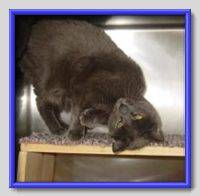
#> input picture CAT/cat.578.jpg, 200 x 196 px, found by its file name; its folder holds only this picture in this run
$ jupyter execute --allow-errors 'TASK 3.ipynb'
#> lines starting #> are read from the running program, lines starting #| are printed output that depends on the picture
[cell 1]
import os
import cv2
import numpy as np
from sklearn.model_selection import train_test_split
from sklearn.svm import SVC
from sklearn.metrics import accuracy_score, confusion_matrix, classification_report
import matplotlib.pyplot as plt
import seaborn as sns

[cell 2]
# Function to load and preprocess images
def load_images(folder_path, label):
#> called with folder_path = 'C:\\Users\\Lenovo\\Downloads\\TEST\\CAT', label = 0
    images = []
    labels = []
    for filename in os.listdir(folder_path):
        img_path = os.path.join(folder_path, filename)
        img = cv2.imread(img_path, cv2.IMREAD_GRAYSCALE)
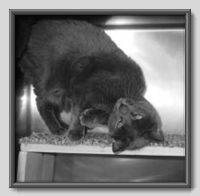
#> img: shape (196, 200); min 0, max 255, mean 117.6
        img = cv2.resize(img, (100, 100))  # Resize images to a fixed size
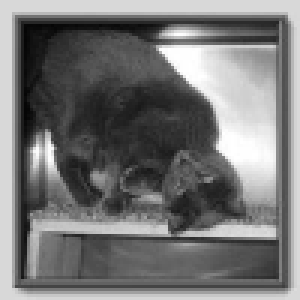
#> img: shape (100, 100) (shown 3 times larger); min 5, max 255, mean 117.7
        images.append(img.flatten())  # Convert images to 1D arrays
        labels.append(label)
    return images, labels

[cell 3]
# Load and preprocess images
cats_images, cats_labels = load_images(r"C:\Users\Lenovo\Downloads\TEST\CAT", 0)
#> cats_images = 1 item; cats_labels = [0]
#> (the rest of this cell did not finish here and is left out)

X = np.array(cats_images + dogs_images)
y = np.array(cats_labels + dogs_labels)

$ run again, on CAT/cat.612.jpg
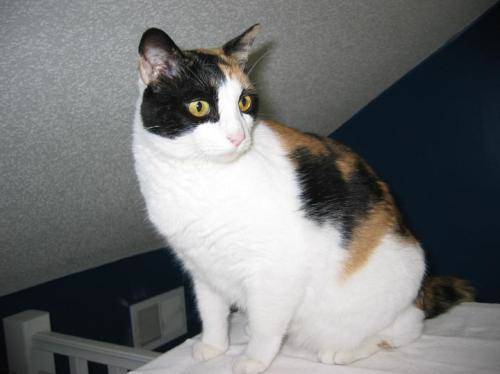
#> input picture CAT/cat.612.jpg, 500 x 374 px, found by its file name
#> in load_images, `img = cv2.imread(img_path, cv2.IMREAD_GRAYSCALE)`:
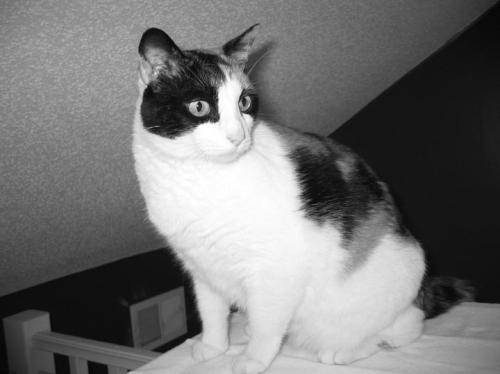
#> img: shape (374, 500); min 0, max 255, mean 116.4
#> in load_images, `img = cv2.resize(img, (100, 100))`:
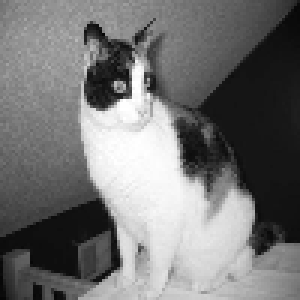
#> img: shape (100, 100) (shown 3 times larger); min 6, max 255, mean 116.3
#> cats_images = 1 item; cats_labels = [0]

$ run again, on CAT/cat.613.jpg
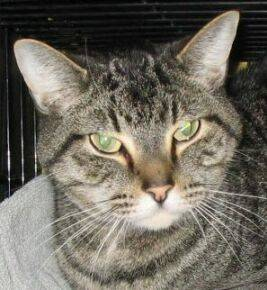
#> input picture CAT/cat.613.jpg, 267 x 290 px, found by its file name
#> in load_images, `img = cv2.imread(img_path, cv2.IMREAD_GRAYSCALE)`:
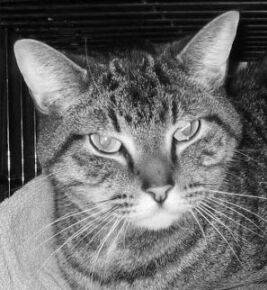
#> img: shape (290, 267); min 0, max 255, mean 106.2
#> in load_images, `img = cv2.resize(img, (100, 100))`:
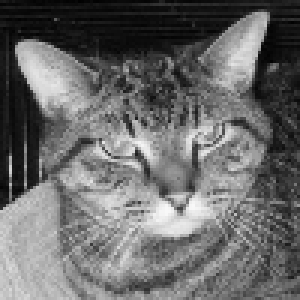
#> img: shape (100, 100) (shown 3 times larger); min 1, max 248, mean 105.9
#> cats_images = 1 item; cats_labels = [0]

$ run again, on CAT/cat.614.jpg
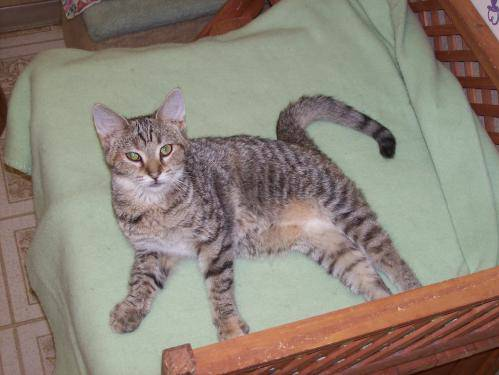
#> input picture CAT/cat.614.jpg, 499 x 375 px, found by its file name
#> in load_images, `img = cv2.imread(img_path, cv2.IMREAD_GRAYSCALE)`:
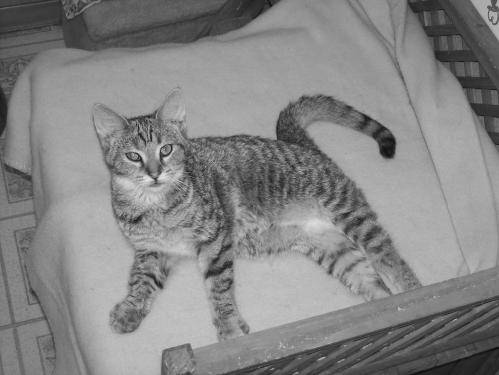
#> img: shape (375, 499); min 11, max 233, mean 133.5
#> in load_images, `img = cv2.resize(img, (100, 100))`:
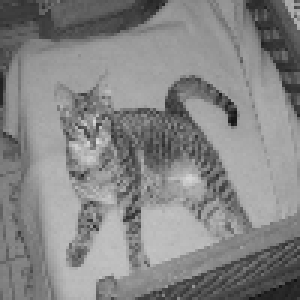
#> img: shape (100, 100) (shown 3 times larger); min 17, max 219, mean 133.4
#> cats_images = 1 item; cats_labels = [0]

$ run again, on CAT/cat.579.jpg
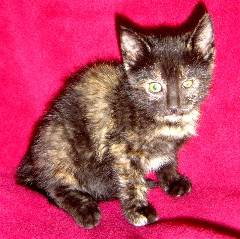
#> input picture CAT/cat.579.jpg, 240 x 239 px, found by its file name
#> in load_images, `img = cv2.imread(img_path, cv2.IMREAD_GRAYSCALE)`:
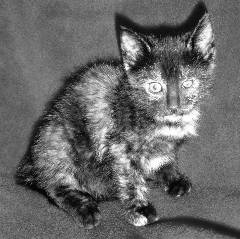
#> img: shape (239, 240); min 0, max 255, mean 104.4
#> in load_images, `img = cv2.resize(img, (100, 100))`:
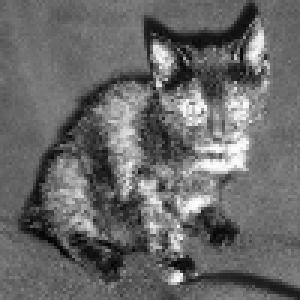
#> img: shape (100, 100) (shown 3 times larger); min 0, max 255, mean 104.3
#> cats_images = 1 item; cats_labels = [0]
